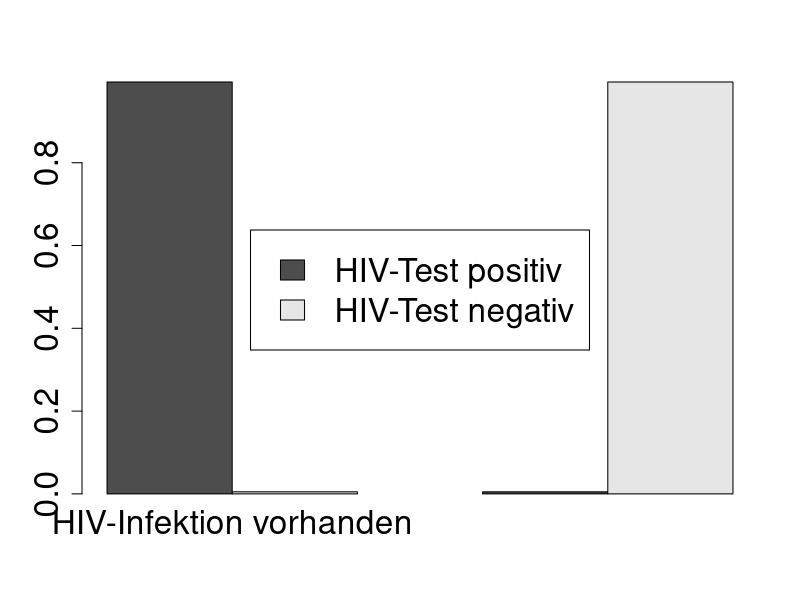
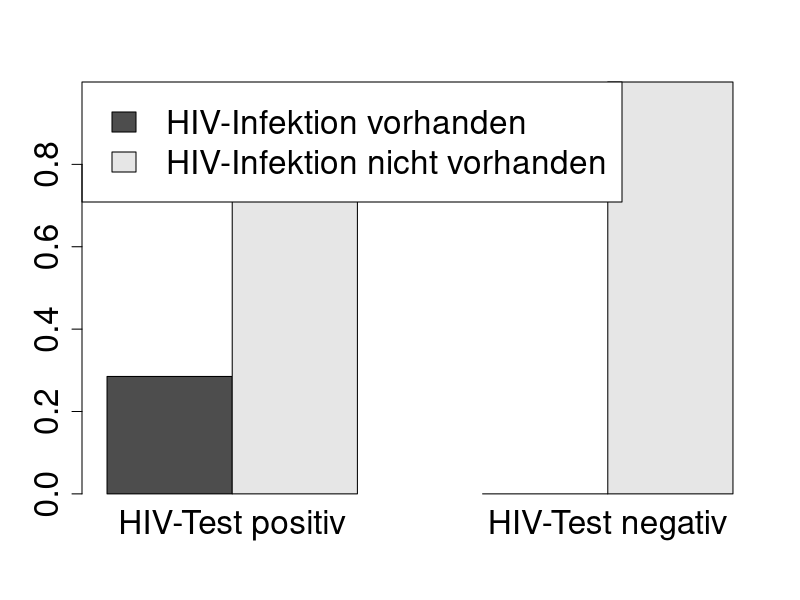

These figures' R source, in order:
mat <- matrix(c(199, 1, 499, 99301), ncol=2)
rownames(mat) <- c("HIV-Test positiv", "HIV-Test negativ")
colnames(mat) <- c("HIV-Infektion vorhanden", "HIV-Infektion nicht vorhanden")
tab <- as.table(mat)

pdf("pic_grouped_bar1.pdf", width = 10)
barplot(prop.table(tab, 2), beside=T, legend.text = T, 
        cex.names=2, cex.axis=2, cex.lab=2,
        args.legend = list(x="center", cex=2))
dev.off()

pdf("pic_grouped_bar2.pdf", width = 10)
barplot(t(prop.table(tab, 1)), beside=T, legend.text = T, 
        cex.axis=2, cex.lab=2, cex.names = 2, 
        args.legend = list(x="topleft", cex=2))
dev.off()
